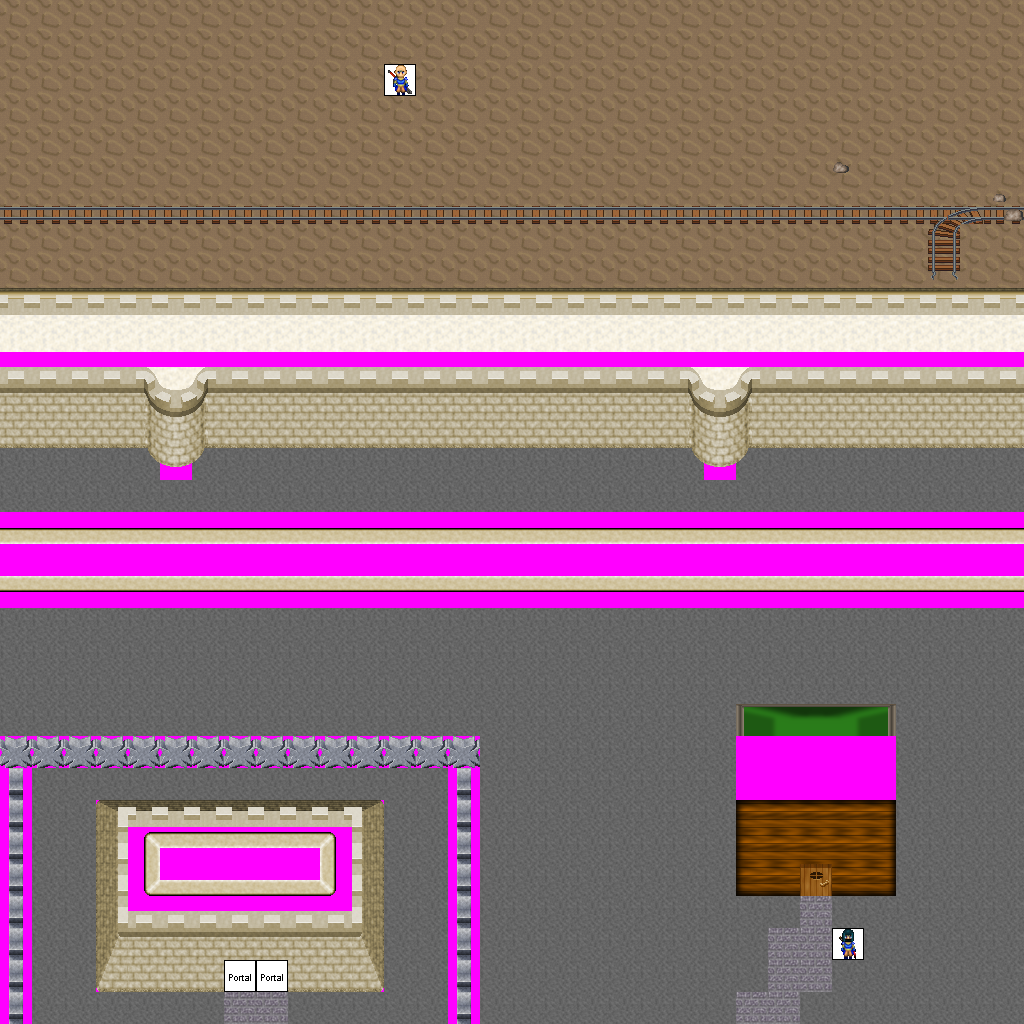

Tiled map render using the project's own tile images. Description and the map definition, with tile-layer contents summarised, below:
An orthogonal 32x32 tile map with 32x32 px tiles, 7 tile layers (Ground, Objects, Above, Walkable, ...), 16 tilesets and 18 objects (9x newmap, from_west_0, from_west_1, from_west_2, from_east_0, ...).

<map version="1.0" orientation="orthogonal" width="32" height="32" tilewidth="32" tileheight="32">
 <tileset firstgid="1" name="ground_brown" tilewidth="32" tileheight="32">
  <image source="../drawable/ground_brown.png" width="160" height="32" />
 </tileset>
 <tileset firstgid="6" name="building_castle" tilewidth="32" tileheight="32">
  <image source="../drawable/building_castle.png" width="640" height="512" />
 </tileset>
 <tileset firstgid="326" name="ground_indoor_tiles" tilewidth="32" tileheight="32">
  <image source="../drawable/ground_indoor_tiles.png" width="64" height="128" />
 </tileset>
 <tileset firstgid="334" name="building_door_door_n" tilewidth="32" tileheight="32">
  <image source="../drawable/building_door_door_n.png" width="96" height="64" />
 </tileset>
 <tileset firstgid="340" name="building_roof_green" tilewidth="32" tileheight="32">
  <image source="../drawable/building_roof_green.png" width="160" height="128" />
 </tileset>
 <tileset firstgid="360" name="ground_rock_pebbles" tilewidth="32" tileheight="32">
  <image source="../drawable/ground_rock_pebbles.png" width="32" height="96" />
 </tileset>
 <tileset firstgid="363" name="logic_creature_human_imperial" tilewidth="32" tileheight="32">
  <image source="../drawable/logic_creature_human_imperial.png" width="256" height="64" />
 </tileset>
 <tileset firstgid="379" name="logic_portal" tilewidth="32" tileheight="32">
  <image source="../drawable/logic_portal.png" width="256" height="96" />
 </tileset>
 <tileset firstgid="403" name="building_door_closed" tilewidth="32" tileheight="32">
  <image source="../drawable/building_door_closed.png" width="32" height="32" />
 </tileset>
 <tileset firstgid="404" name="building_wall_wood" tilewidth="32" tileheight="32">
  <image source="../drawable/building_wall_wood.png" width="128" height="128" />
 </tileset>
 <tileset firstgid="420" name="building_decoration_block" tilewidth="32" tileheight="32">
  <image source="../drawable/building_decoration_block.png" width="64" height="32" />
 </tileset>
 <tileset firstgid="422" name="ground_water_water" tilewidth="32" tileheight="32">
  <image source="../drawable/ground_water_water.png" width="96" height="256" />
 </tileset>
 <tileset firstgid="446" name="building_wall_int_grey" tilewidth="32" tileheight="32">
  <image source="../drawable/building_wall_int_grey.png" width="352" height="352" />
 </tileset>
 <tileset firstgid="567" name="object_mine_rails_2" tilewidth="32" tileheight="32">
  <image source="../drawable/object_mine_rails_2.png" width="256" height="256" />
 </tileset>
 <tileset firstgid="631" name="building_castle_door_centered_double" tilewidth="32" tileheight="32">
  <image source="../drawable/building_castle_door_centered_double.png" width="64" height="64" />
 </tileset>
 <tileset firstgid="635" name="walkable_sentinel" tilewidth="32" tileheight="32">
  <image source="../drawable/walkable_sentinel.png" width="32" height="32" />
 </tileset>
 <layer name="Ground" width="32" height="32">
  <data>[1024 cells, 1024 non-empty, 7 distinct tile ids]</data>
 </layer>
 <layer name="Objects" width="32" height="32">
  <data>[1024 cells, 50 non-empty, 18 distinct tile ids]</data>
 </layer>
 <layer name="Above" width="32" height="32">
  <data>[1024 cells, 10 non-empty, 10 distinct tile ids]</data>
 </layer>
 <layer name="Walkable" width="32" height="32">
  <data>[1024 cells, 366 non-empty, 1 distinct tile ids]</data>
 </layer>
 <layer name="Objects_stendhal" width="32" height="32">
  <data>[1024 cells, 332 non-empty, 54 distinct tile ids]</data>
 </layer>
 <layer name="Above_stendhal" width="32" height="32">
  <data>[1024 cells, 0 non-empty, 0 distinct tile ids]</data>
 </layer>
 <layer name="Objects_stendhal2" width="32" height="32">
  <data>[1024 cells, 4 non-empty, 3 distinct tile ids]</data>
 </layer>
 <objectgroup name="Mapevents" width="32" height="32">
  <object name="exit_east_0" type="newmap" x="992" y="0" width="32" height="288">
   <properties>
    <property name="map" value="level_1_fado_great_cave_w2_x2_y2" />
    <property name="place" value="from_east_0" />
   </properties>
  </object>
  <object name="exit_east_1" type="newmap" x="992" y="448" width="32" height="64">
   <properties>
    <property name="map" value="level_1_fado_great_cave_w2_x2_y2" />
    <property name="place" value="from_east_1" />
   </properties>
  </object>
  <object name="exit_east_2" type="newmap" x="992" y="608" width="32" height="416">
   <properties>
    <property name="map" value="level_1_fado_great_cave_w2_x2_y2" />
    <property name="place" value="from_east_2" />
   </properties>
  </object>
  <object name="exit_west_0" type="newmap" x="0" y="0" width="32" height="288">
   <properties>
    <property name="map" value="level_1_fado_great_cave_w2_x0_y2" />
    <property name="place" value="from_west_0" />
   </properties>
  </object>
  <object name="exit_west_1" type="newmap" x="0" y="448" width="32" height="64">
   <properties>
    <property name="map" value="level_1_fado_great_cave_w2_x0_y2" />
    <property name="place" value="from_west_1" />
   </properties>
  </object>
  <object name="exit_west_2" type="newmap" x="0" y="608" width="32" height="128">
   <properties>
    <property name="map" value="level_1_fado_great_cave_w2_x0_y2" />
    <property name="place" value="from_west_2" />
   </properties>
  </object>
  <object name="exit_south_0" type="newmap" x="32" y="992" width="416" height="32">
   <properties>
    <property name="map" value="level_1_fado_great_cave_w2_x1_y3" />
    <property name="place" value="from_south_0" />
   </properties>
  </object>
  <object name="exit_south_1" type="newmap" x="480" y="992" width="544" height="32">
   <properties>
    <property name="map" value="level_1_fado_great_cave_w2_x1_y3" />
    <property name="place" value="from_south_1" />
   </properties>
  </object>
  <object name="exit_north_0" type="newmap" x="0" y="0" width="1024" height="32">
   <properties>
    <property name="map" value="level_1_fado_great_cave_w2_x1_y1" />
    <property name="place" value="from_north_0" />
   </properties>
  </object>
 </objectgroup>
 <objectgroup name="Spawn" width="32" height="32">
  <object name="from_west_0" x="992" y="128" width="32" height="32" />
  <object name="from_west_1" x="992" y="480" width="32" height="32" />
  <object name="from_west_2" x="992" y="800" width="32" height="32" />
  <object name="from_east_0" x="0" y="128" width="32" height="32" />
  <object name="from_east_1" x="0" y="480" width="32" height="32" />
  <object name="from_east_2" x="0" y="672" width="32" height="32" />
  <object name="from_north_0" x="224" y="992" width="32" height="32" />
  <object name="from_north_1" x="736" y="992" width="32" height="32" />
  <object name="from_south_0" x="512" y="0" width="32" height="32" />
 </objectgroup>
 <objectgroup name="Keys" width="32" height="32" />
 <objectgroup name="Replace" width="32" height="32" />
</map>
